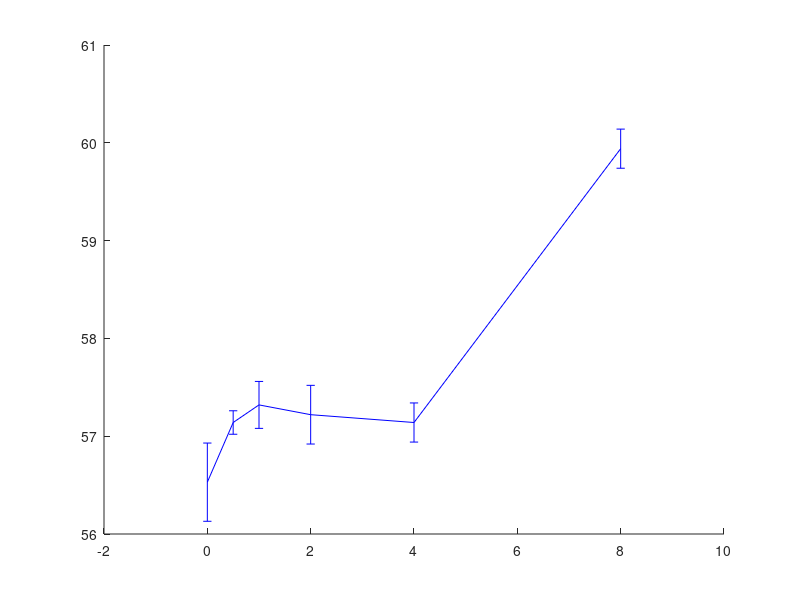

MATLAB code for this plot: (Note: this script raises an error after producing the figure.)
% Sample data for Sample 1 (Replace these with your actual data)
xDataSample1 = [0, 0.5, 1, 2, 4, 8];
yDataSample1 = [56.53, 57.14, 57.32, 57.22, 57.14, 59.94];
errorBarsSample1 = [0.4, 0.12, 0.24, 0.3, 0.2, 0.2];

% Sample data for Sample 2 (Replace these with your actual data)
xDataSample2 = [0, 0.5, 1, 2, 4, 8];
yDataSample2 = [53.60, 54.41, 57.18, 56.33, 55.57, 57.47];
errorBarsSample2 = [0.25, 0.15, 0.3, 0.2, 0.35, 0.1];
% Create figure
figure;

% Plotting Sample 1 (light blue) with error bars
errorbar(xDataSample1, yDataSample1, errorBarsSample1, 'b', 'LineWidth', 1);
hold on;

% Plotting Sample 2 (light red) with error bars
errorbar(xDataSample2, yDataSample2, errorBarsSample2, 'r', 'LineWidth', 1);

% Customize the plot
title('Actin Force on the Boundary');
xlabel('Treadmilling Rate');
ylabel('Force [pN]');

% Format the y-axis tick labels to display decimals up to two places
yTickFormat = '%.2f';
ytickformat(yTickFormat);

legend('Without Motors', 'With Motors');

% Set the background color to white
set(gcf, 'Color', 'w');

% Save the figure (optional)
% Uncomment the following line and replace 'plot_with_error_bars.png' with your desired filename.
% saveas(gcf, 'plot_with_error_bars.png');

